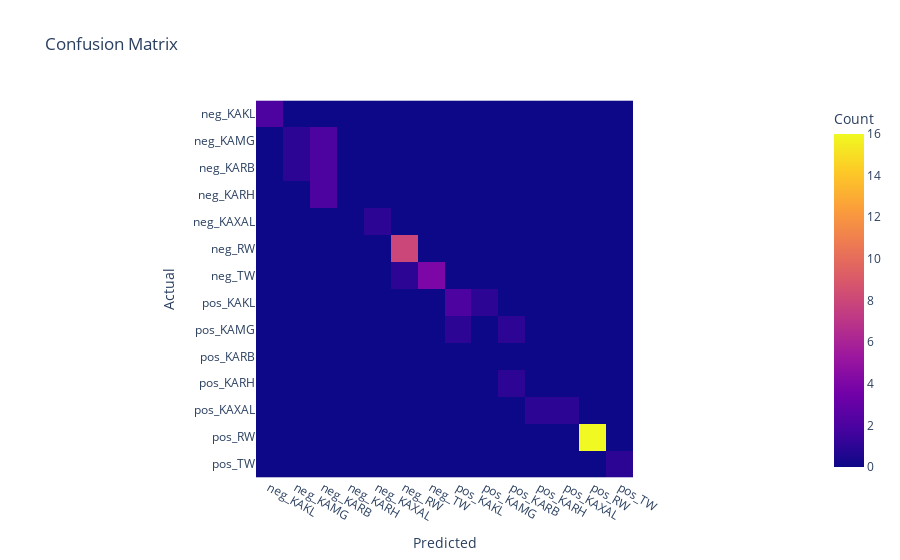
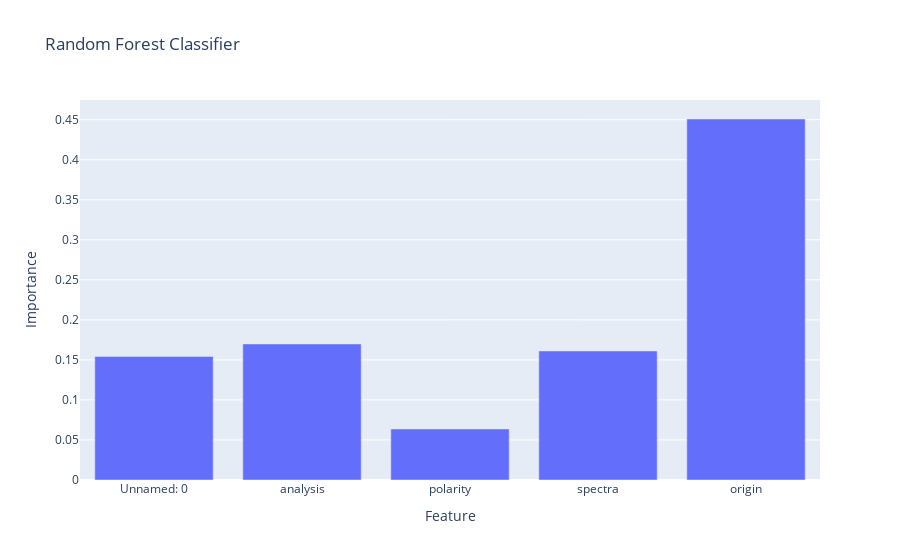

Here is the notebook cell these charts were saved with, in order:
### Code cell
import pandas as pd
import plotly.express as px
from sklearn.model_selection import train_test_split
from sklearn.ensemble import RandomForestClassifier
from sklearn.metrics import accuracy_score, classification_report, confusion_matrix
from sklearn.preprocessing import LabelEncoder

df = pd.read_csv('groups_classes.csv')
target_column = 'class'

# labelencoder to convert categorical data into numerical values
label_encoders = {}
for column in df.columns:
    if df[column].dtype == 'object':  
        le = LabelEncoder()
        df[column] = le.fit_transform(df[column])
        label_encoders[column] = le  

# splitting the data
X = df.drop(columns=[target_column])
y = df[target_column]

X_train, X_test = train_test_split(X, test_size=0.2, random_state=42)
y_train, y_test = train_test_split(y, test_size=0.2, random_state=42)


# fitting and evaluation the random forest model
rfc = RandomForestClassifier(n_estimators=100, max_depth=3, random_state=42)
rfc.fit(X_train, y_train)

# make a prediction
y_pred = rfc.predict(X_test)

accuracy = accuracy_score(y_test, y_pred)
print("accuracy:", accuracy)
# class_report = classification_report(y_test,y_pred)
# print("classificatonReport:\n", class_report)

# vizualize confusionsmatrix
conf_matrix = confusion_matrix(y_test, y_pred)
print("confusionMatrix:\n", conf_matrix)

conf_matrix_df = pd.DataFrame(conf_matrix, 
                              index=label_encoders[target_column].classes_, 
                              columns=label_encoders[target_column].classes_)

fig_conf_matrix = px.imshow(conf_matrix_df, 
                            labels=dict(x="Predicted", y="Actual", color="Count"), 
                            x=label_encoders[target_column].classes_, 
                            y=label_encoders[target_column].classes_,
                            title="Confusion Matrix")

fig_conf_matrix.update_layout(coloraxis_showscale=True)
fig_conf_matrix.show()

# plot the importance of each feature, using ploty
feature_importances = rfc.feature_importances_
features = X.columns
importance_df = pd.DataFrame({'Feature': features, 'Importance': feature_importances})
fig = px.bar(importance_df, x='Feature', y='Importance', title='Random Forest Classifier')
fig.show()

### Figure 1 — Plotly figure (JSON) as saved in the notebook; plotly's stock layout.template omitted (floating-point values rounded to 4 significant figures; data arrays with more than 128 entries replaced by an {"elided": "..."} marker saying what was removed)
{"data": [{"coloraxis": "coloraxis", "hovertemplate": "Predicted: %{x}<br>Actual: %{y}<br>Count: %{z}<extra></extra>", "name": "0", "type": "heatmap", "x": ["neg_KAKL", "neg_KAMG", "neg_KARB", "neg_KARH", "neg_KAXAL", "neg_RW", "neg_TW", "pos_KAKL", "pos_KAMG", "pos_KARB", "pos_KARH", "pos_KAXAL", "pos_RW", "pos_TW"], "xaxis": "x", "y": ["neg_KAKL", "neg_KAMG", "neg_KARB", "neg_KARH", "neg_KAXAL", "neg_RW", "neg_TW", "pos_KAKL", "pos_KAMG", "pos_KARB", "pos_KARH", "pos_KAXAL", "pos_RW", "pos_TW"], "yaxis": "y", "z": {"elided": "14x14 int values"}}], "layout": {"coloraxis": {"colorbar": {"title": {"text": "Count"}}, "colorscale": [[0, "#0d0887"], [0.1111, "#46039f"], [0.2222, "#7201a8"], [0.3333, "#9c179e"], [0.4444, "#bd3786"], [0.5556, "#d8576b"], [0.6667, "#ed7953"], [0.7778, "#fb9f3a"], [0.8889, "#fdca26"], [1, "#f0f921"]], "showscale": true}, "title": {"text": "Confusion Matrix"}, "xaxis": {"anchor": "y", "constrain": "domain", "domain": [0, 1], "scaleanchor": "y", "title": {"text": "Predicted"}}, "yaxis": {"anchor": "x", "autorange": "reversed", "constrain": "domain", "domain": [0, 1], "title": {"text": "Actual"}}}}

### Figure 2 — Plotly figure (JSON) as saved in the notebook; plotly's stock layout.template omitted (floating-point values rounded to 4 significant figures)
{"data": [{"alignmentgroup": "True", "hovertemplate": "Feature=%{x}<br>Importance=%{y}<extra></extra>", "legendgroup": "", "marker": {"color": "#636efa", "pattern": {"shape": ""}}, "name": "", "offsetgroup": "", "orientation": "v", "showlegend": false, "textposition": "auto", "type": "bar", "x": ["Unnamed: 0", "analysis", "polarity", "spectra", "origin"], "xaxis": "x", "y": [0.1544, 0.1699, 0.06372, 0.1612, 0.4509], "yaxis": "y"}], "layout": {"barmode": "relative", "legend": {"tracegroupgap": 0}, "title": {"text": "Random Forest Classifier"}, "xaxis": {"anchor": "y", "domain": [0, 1], "title": {"text": "Feature"}}, "yaxis": {"anchor": "x", "domain": [0, 1], "title": {"text": "Importance"}}}}
